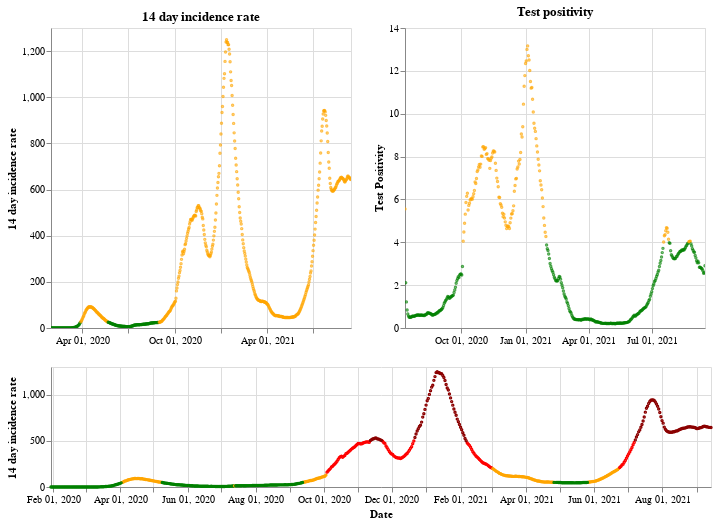

The notebook cell this image was saved under:
### Markdown cell above
## England

### Code cell
plot_traffic_light('England')

### Figure 1 — Vega-Lite specification as saved in the notebook (floating-point values rounded to 4 significant figures; data arrays with more than 128 entries replaced by an {"elided": "..."} marker saying what was removed)
{"config": {"view": {"continuousWidth": 400, "continuousHeight": 300}}, "vconcat": [{"hconcat": [{"mark": {"type": "point", "size": 2}, "encoding": {"color": {"condition": {"value": "green", "test": "(datum.twoWeeklyCasesRate <= 25)"}, "value": "orange"}, "tooltip": [{"type": "nominal", "field": "areaName"}, {"type": "temporal", "field": "date"}, {"type": "quantitative", "field": "twoWeeklyCasesRate"}, {"type": "quantitative", "field": "testPositivity"}], "x": {"type": "temporal", "axis": {"title": ""}, "field": "date", "scale": {"domain": {"selection": "DateBrush"}}, "timeUnit": "yearmonthdate"}, "y": {"type": "quantitative", "axis": {"title": "14 day incidence rate"}, "field": "twoWeeklyCasesRate"}}, "title": "14 day incidence rate", "width": 300}, {"mark": {"type": "point", "size": 2}, "encoding": {"color": {"condition": {"value": "green", "test": "(datum.testPositivity <= 4)"}, "value": "orange"}, "tooltip": [{"type": "nominal", "field": "areaName"}, {"type": "temporal", "field": "date"}, {"type": "quantitative", "field": "twoWeeklyCasesRate"}, {"type": "quantitative", "field": "testPositivity"}], "x": {"type": "temporal", "axis": {"title": ""}, "field": "date", "scale": {"domain": {"selection": "DateBrush"}}, "timeUnit": "yearmonthdate"}, "y": {"type": "quantitative", "axis": {"title": "Test Positivity"}, "field": "testPositivity"}}, "title": "Test positivity", "width": 300}]}, {"layer": [{"mark": {"type": "point", "size": 2}, "encoding": {"color": {"condition": {"value": "orange", "test": "(((datum.testPositivity < 4) && (datum.twoWeeklyCasesRate >= 50)) && (datum.twoWeeklyCasesRate < 200))"}, "value": "red"}, "opacity": {"condition": {"value": 1, "test": "((datum.twoWeeklyCasesRate >= 50) && (datum.twoWeeklyCasesRate < 500))"}, "value": 0}, "tooltip": [{"type": "nominal", "field": "areaName"}, {"type": "temporal", "field": "date"}, {"type": "quantitative", "field": "twoWeeklyCasesRate"}, {"type": "quantitative", "field": "testPositivity"}], "x": {"type": "temporal", "axis": {"title": "Date"}, "field": "date", "timeUnit": "yearmonthdate"}, "y": {"type": "quantitative", "axis": {"title": "14 day incidence rate"}, "field": "twoWeeklyCasesRate"}}, "selection": {"DateBrush": {"type": "interval", "encodings": ["x"], "fields": ["Time"]}}}, {"mark": {"type": "point", "size": 2}, "encoding": {"color": {"value": "darkred"}, "opacity": {"condition": {"value": 1, "test": "(datum.twoWeeklyCasesRate >= 500)"}, "value": 0}, "tooltip": [{"type": "nominal", "field": "areaName"}, {"type": "temporal", "field": "date"}, {"type": "quantitative", "field": "twoWeeklyCasesRate"}, {"type": "quantitative", "field": "testPositivity"}], "x": {"type": "temporal", "axis": {"title": "Date"}, "field": "date", "timeUnit": "yearmonthdate"}, "y": {"type": "quantitative", "axis": {"title": "14 day incidence rate"}, "field": "twoWeeklyCasesRate"}}}, {"mark": {"type": "point", "size": 2}, "encoding": {"color": {"condition": {"value": "green", "test": "((datum.testPositivity < 4) && (datum.twoWeeklyCasesRate < 50))"}, "value": "orange"}, "opacity": {"condition": {"value": 1, "test": "(datum.twoWeeklyCasesRate < 50)"}, "value": 0}, "tooltip": [{"type": "nominal", "field": "areaName"}, {"type": "temporal", "field": "date"}, {"type": "quantitative", "field": "twoWeeklyCasesRate"}, {"type": "quantitative", "field": "testPositivity"}], "x": {"type": "temporal", "axis": {"title": "Date"}, "field": "date", "timeUnit": "yearmonthdate"}, "y": {"type": "quantitative", "axis": {"title": "14 day incidence rate"}, "field": "twoWeeklyCasesRate"}}}], "height": 120, "width": 660}], "data": {"name": "data-0181b81352ddbc7b7a3ba6badf9f2ccb"}, "$schema": "https://vega.github.io/schema/vega-lite/v4.8.1.json", "datasets": {"data-0181b81352ddbc7b7a3ba6badf9f2ccb": {"elided": "594 records"}}}
